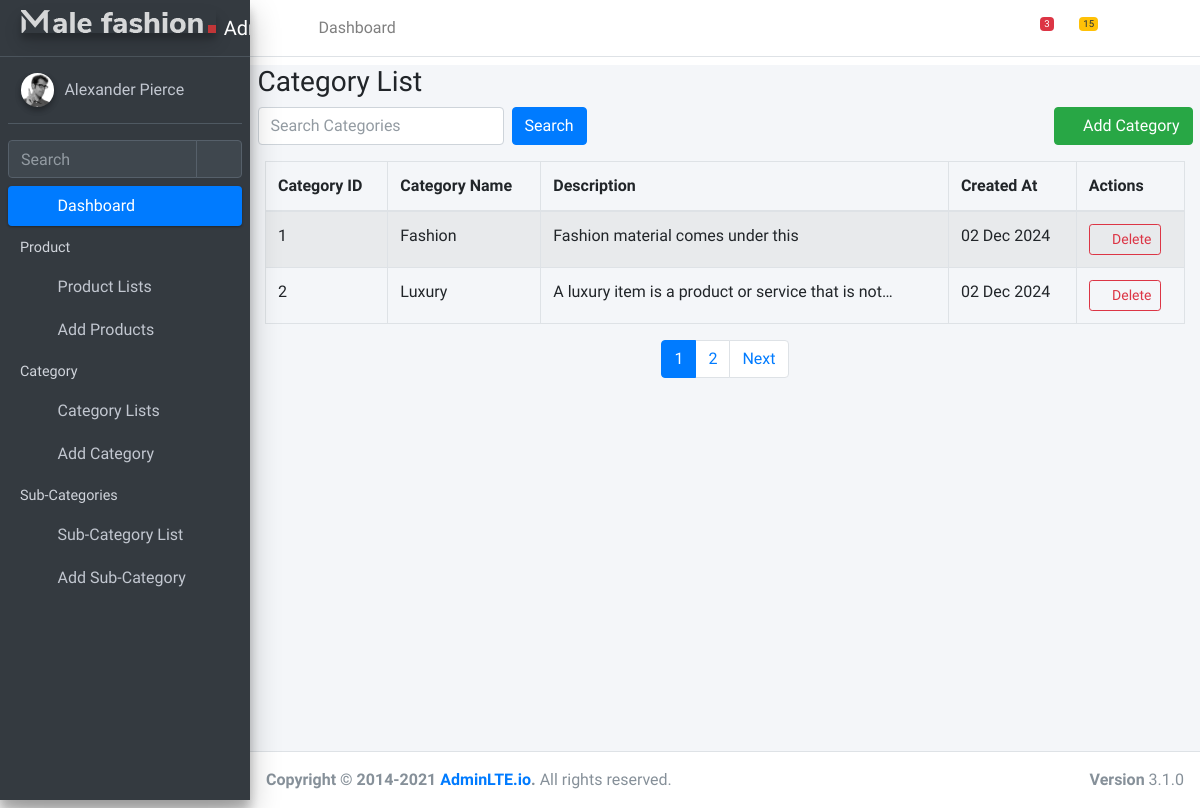
The app's page /categries/ (signed in) with its own data.
### AdminApp/models.py (models this page shows, shortened)
class Category(models.Model):
    name = models.CharField(
        max_length=100,
        unique=True,
    )
    description = models.TextField(
        blank=True,
        null=True,
    )
    created_at = models.DateTimeField(auto_now_add=True)
    class Meta:
        verbose_name_plural = "Categories"

### AdminApp/views.py (the view)
# urls.py: path('categries/', CategoryListView.as_view(), name='catoglist'),
class CategoryListView(AdminLoginRequiredMixin, View):
    def get(self, request):
        search_query = request.GET.get('search', '')
        category_list = Category.objects.all()
        if search_query:
            category_list = category_list.filter(
                Q(name__icontains=search_query) |
                Q(description__icontains=search_query)
            )
        paginator = Paginator(category_list, 2)
        page = request.GET.get('page', 1)
        try:
            categories = paginator.page(page)
        except (PageNotAnInteger, EmptyPage):
            categories = paginator.page(1)
        context = {
            'categories': categories,
            'search_query': search_query
        }
        return render(request, 'admin/categorylist.html', context)

### AdminApp/views.py (called while the page is built)
    def test_func(self):
        return self.request.user.is_authenticated and (self.request.user.is_staff or self.request.user.is_superuser)

### template/admin/categorylist.html (shortened to what this page needs)
{% extends 'admin/ltbase.html' %}
{% load static %}
{% block content %}
<div class="content-wrapper">
  <div class="container mt-2">
    <h3>Category List</h3>
    <div class="row mb-3">
      <div class="col-md-6">
        <form method="get" class="form-inline">
          <input type="text" name="search" class="form-control mr-2"
                 placeholder="Search Categories"
                 value="{{ search_query }}">
          <button type="submit" class="btn btn-primary">Search</button>
        </form>
      </div>
      <div class="col-md-6 text-right">
        <a href="{% url 'catform' %}" class="btn btn-success">
          <i class="fas fa-plus"></i> Add Category
        </a>
      </div>
    </div>
    <div class="container">
      <table class="table table-bordered table-striped">
        <thead>
          <tr>
            <th>Category ID</th>
            <th>Category Name</th>
            <th>Description</th>
            <th>Created At</th>
            <th>Actions</th>
          </tr>
        </thead>
        <tbody>
          {% for category in categories %}
          <tr>
            <td>{{ category.id }}</td>
            <td>{{ category.name }}</td>
            <td>{{ category.description|truncatechars:50 }}</td>
            <td>{{ category.created_at|date:"d M Y" }}</td>
            <td>
              <div class="btn-group" role="group">
                <a href="{% url 'catogdelete' category.id %}"
                   class="btn btn-outline-danger btn-sm">
                  <i class="fas fa-trash"></i> Delete
                </a>
              </div>
            </td>
          </tr>
          {% endfor %}
        </tbody>
      </table>
      {% if categories.has_other_pages %}
      <nav aria-label="Category list pagination">
        <ul class="pagination justify-content-center">
          {% for num in categories.paginator.page_range %}
            {% if categories.number == num %}
              <li class="page-item active">
                <span class="page-link">{{ num }}</span>
              </li>
            {% else %}
              <li class="page-item">
                <a class="page-link" href="?page={{ num }}{% if search_query %}&search={{ search_query }}{% endif %}">
                  {{ num }}
                </a>
              </li>
            {% endif %}
          {% endfor %}
          {% if categories.has_next %}
            <li class="page-item">
              <a class="page-link" href="?page={{ categories.next_page_number }}{% if search_query %}&search={{ search_query }}{% endif %}">
                Next
              </a>
            </li>
          {% endif %}
        </ul>
      </nav>
      {% endif %}
    </div>
  </div>
</div>
{% endblock %}

### records on screen
Category: id "1", name "Fashion", description "Fashion material comes under this", created_at "02 Dec 2024"
Category: id "2", name "Luxury", description "A luxury item is a product or service that is not…", created_at "02 Dec 2024"

### other values on screen
{{ num }} "1"
{{ num }} "2"
